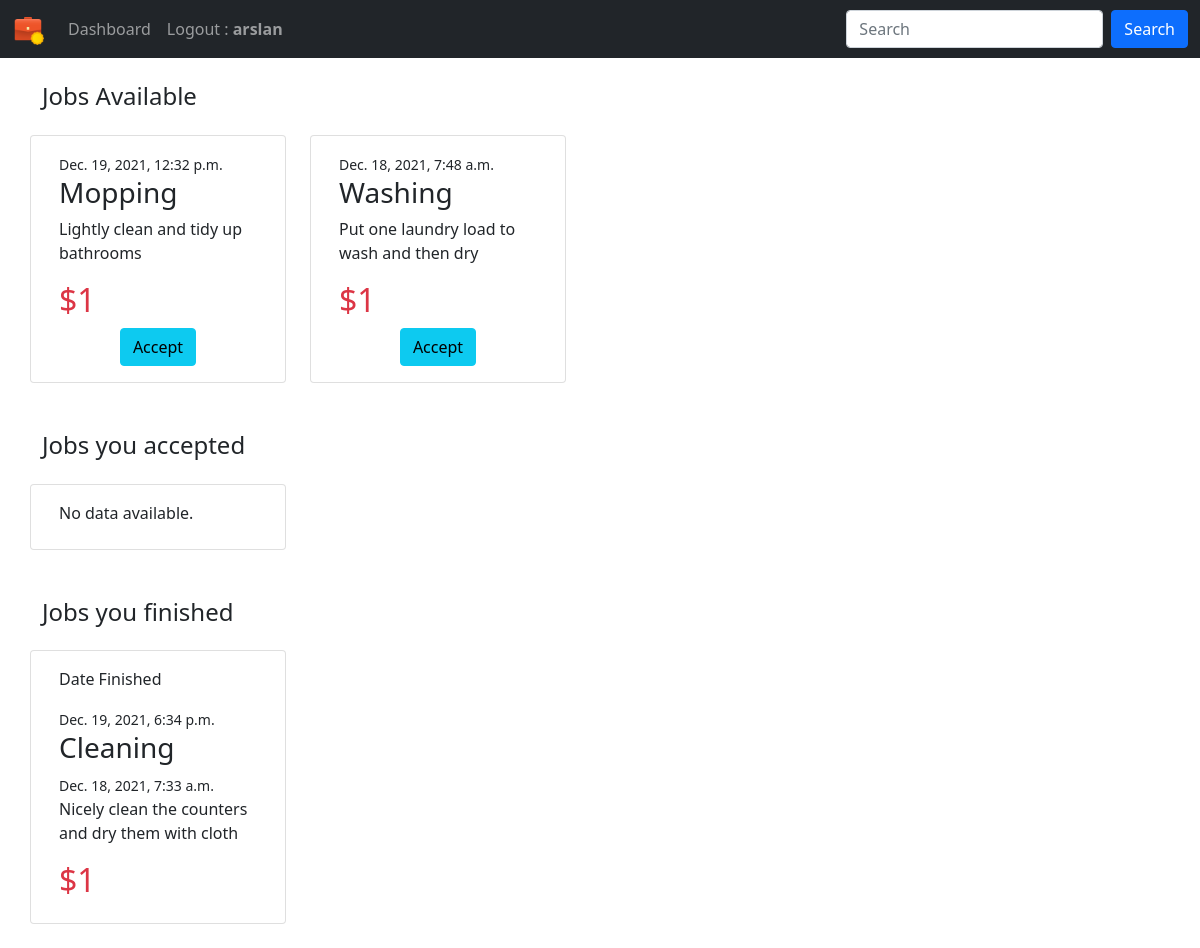
Screenshot of / (signed in) with the database file from the repository.
### jobs/models.py (models this page shows, shortened)
class JobPost(models.Model):
    job_title = models.CharField(max_length=200)
    publish_date = models.DateTimeField('date published')
    job_detail = models.CharField(max_length=200)
    job_price = models.IntegerField(default=0)
    job_taken = models.BooleanField(default=False)
    job_done = models.BooleanField(default=False)
    job_done_date = models.DateTimeField('date job completed', null=True, blank=True)
    job_taker = models.ForeignKey(User, on_delete=models.CASCADE, null=True, blank=True)

### jobs/views.py (the view)
# urls.py: path('', views.index, name='index'),
@login_required
def index(request):
    print(request.user)
    user = User.objects.get(username = request.user)
    if request.user.is_superuser:
        job_list = JobPost.objects.filter(job_taken= False).order_by('-id')[:10]
        job_gone = JobPost.objects.filter(job_taken= True).order_by('-id')[:10]
        my_unfinished_jobs = JobPost.objects.filter(job_taker=user).filter(job_taken=True).filter(job_done=False).order_by('-id')[:10]
        my_done_jobs = JobPost.objects.filter(job_taker=user).filter(job_done=True).order_by('-id')[:10]
    else:
        job_list = JobPost.objects.filter(job_taken= False).order_by('-id')[:10]
        job_gone = JobPost.objects.filter(job_taken= True).order_by('-id')[:10]
        my_unfinished_jobs = JobPost.objects.filter(job_taker=user).filter(job_taken=True).filter(job_done=False).order_by('-id')[:10]
        my_done_jobs = JobPost.objects.filter(job_taker=user).filter(job_done=True).order_by('-id')[:10]
    template = loader.get_template('jobs/index.html')
    if request.user == 'AnonymousUser':
        usr = "None"
    else:
        usr = request.user
    context = {
    'job_list': job_list,
     'job_gone' : job_gone,
     'my_unfinished_jobs' : my_unfinished_jobs,
     'my_done_jobs' : my_done_jobs,
     'user': usr,
     }
    return HttpResponse(template.render(context, request))

### jobs/templates/jobs/index.html (shortened to what this page needs)
{% extends "jobs/base.html" %} {% block user %}
<strong>{{user}}</strong> {% endblock user %} {% block content %}
<h4 class="mt-4 mb-4 ">Jobs Available</h4>
<div class="row">
    {% if job_list %} {% for q in job_list %}
    <div class="card mb-4 me-4" style="width: 16rem;">
        <div class="card-body">
            <small class="card-text text-dark">{{q.publish_date}}</small>
            <h3 class="card-title">{{ q.job_title }}</h3>
            <p class="text-dark">{{q.job_detail}}</p>
            <h2 class="text-danger">${{q.job_price}}</h2>
            <form class="text-center" action="{% url 'jobs:payments' %}" method='post'>
                <input type="submit" value="Accept" class="btn btn-info">
            </form>
        </div>
    </div>
    {% endfor %} {% else %}
    <div class="card mb-4 me-4" style="width: 16rem;">
        <div class="card-body">
            <p class="card-title">No data available.</p>
        </div>
    </div>
    {% endif %}
</div>
<h4 class="mt-4 mb-4">Jobs you accepted </h4>
<div class="row">
    {% if my_unfinished_jobs %} {% for q in my_unfinished_jobs %}
    <div class="card mb-4 me-4" style="width: 16rem;">
        <div class="card-body">
            <small class="card-text text-dark">{{q.publish_date}}</small>
            <h3 class="card-title">{{ q.job_title }}</h3>
            <p class="text-dark">{{q.job_detail}}</p>
            <h2 class="text-danger">${{q.job_price}}</h2>
            <div class="text-center">
                <a class="btn bg-info" role="button" href="{% url 'jobs:payments' %}">Action</a>
            </div>
        </div>
    </div>
    {% endfor %} {% else %}
    <div class="card mb-4 me-4" style="width: 16rem;">
        <div class="card-body">
            <p class="card-title">No data available.</p>
        </div>
    </div>
    {% endif %}
</div>
<h4 class="mt-4 mb-4"> Jobs you finished </h4>
<div class="row">
    {% if my_done_jobs %} {% for q in my_done_jobs %}
    <div class="card mb-4 me-4" style="width: 16rem;">
        <div class="card-body">
            <p>Date Finished </p>
            <small class="card-text text-dark">{{q.job_done_date}}</small>
            <h3 class="card-title">{{ q.job_title }}</h3>
            <div class="card-text">
                <small class="card-text text-dark">{{q.publish_date}}</small>
                <p class="text-dark"> {{q.job_detail}}</p>
                <h2 class="text-danger"> ${{q.job_price}}</h2>
            </div>
        </div>
    </div>
    {% endfor %} {% else %}
    <div class="card mb-4 me-4 " style="width: 16rem;">
        <div class="card-body">
            <p class="card-title">No data available.</p>
        </div>
    </div>
    {% endif %}
</div>
{% endblock content %}

### rows the page displays
JobPost: publish_date "Dec. 19, 2021, 12:32 p.m.", job_title "Mopping", job_detail "Lightly clean and tidy up bathrooms", job_price "1"
JobPost: publish_date "Dec. 18, 2021, 7:48 a.m.", job_title "Washing", job_detail "Put one laundry load to wash and then dry", job_price "1"
JobPost: job_done_date "Dec. 19, 2021, 6:34 p.m.", job_title "Cleaning", publish_date "Dec. 18, 2021, 7:33 a.m.", job_detail "Nicely clean the counters and dry them with cloth", job_price "1"

### other values shown
{{ user }} "arslan"
